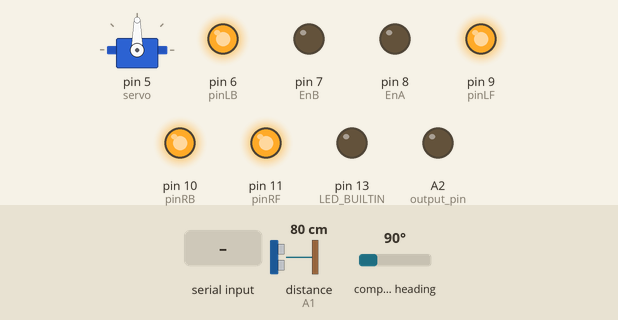
Bench run of a sketch on a simulated Arduino Uno, built with avr-gcc and run on an emulated ATmega328P. Parts: servo, output pins drawn as LEDs (lit = HIGH). The test bench sets the inputs (shaded band); at power-on: distance to the obstacle (sensor on A1) 80 cm, compass heading 90°. The echo pulse lasts 58.3 µs per cm; what the sketch prints to the serial monitor is not drawn.

Above: at 1.2 s.
1.3 s: "q:" received over Serial
At 1.46 s:
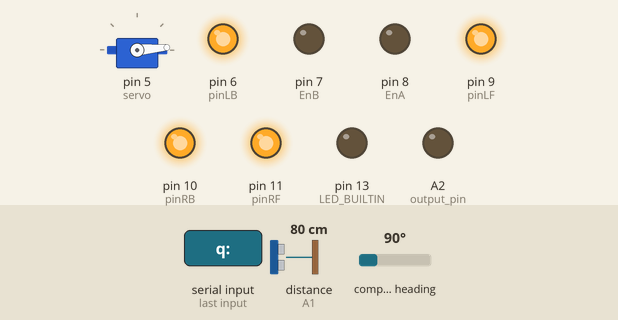
4.3 s: "w:" received over Serial
At 5.5 s:
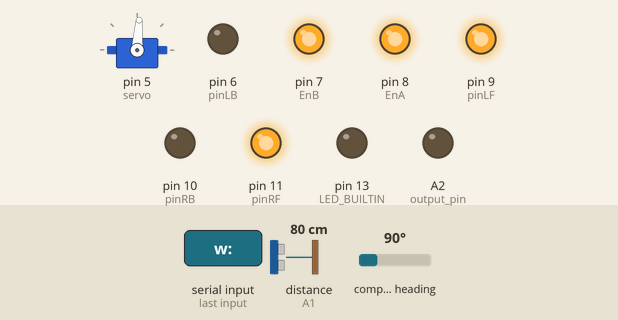
7.3 s: "c:" received over Serial
At 7.6 s:
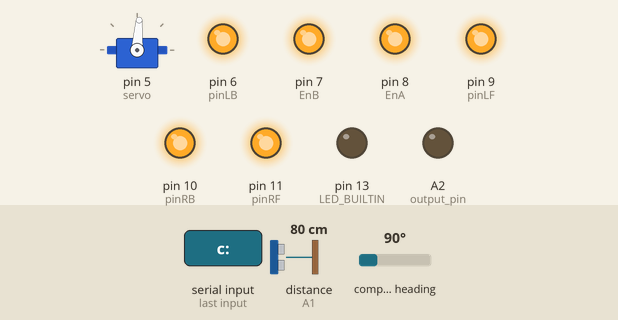
8.8 s: "a:" received over Serial
At 9.9 s:
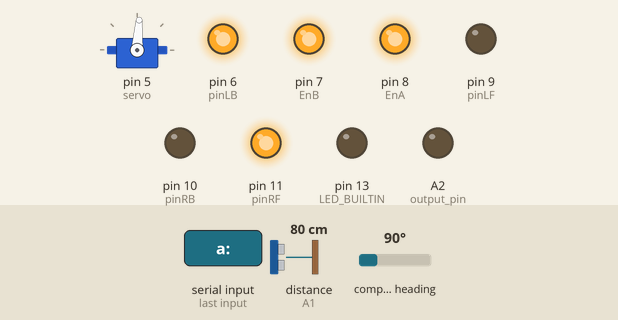
10.3 s: "s:" received over Serial
At 11.0 s:
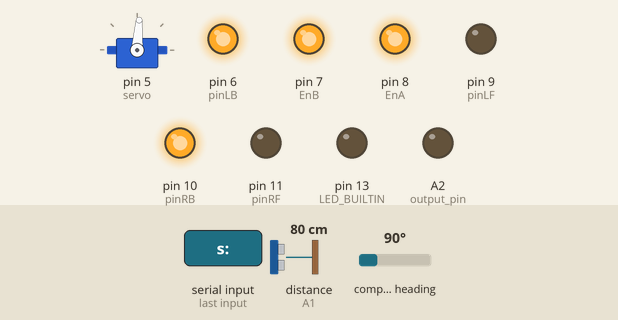
11.8 s: "d:" received over Serial
At 12.2 s:
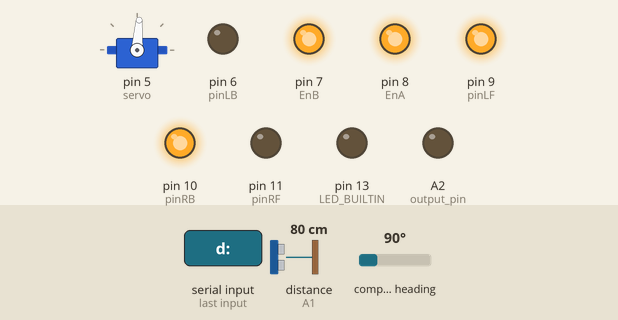
Timing chart, 0 to 14.3 s (numbered marks = the images above; inputs shaded):
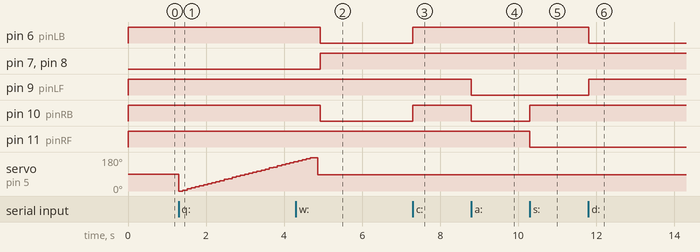

Measured:
- after the input at 1.3 s, servo on pin 5 (servo): 90° → 0° at once, → 5° 0.11 s later, → 11° 0.11 s later, → 16° 0.11 s later, … (29 changes in this stretch)
- after the input at 4.3 s, pin 6 (pinLB), pin 10 (pinRB): HIGH → LOW after 0.63 s; pin 7 (EnB), pin 8 (EnA): LOW → HIGH after 0.63 s
- after the input at 7.3 s, pin 6 (pinLB), pin 10 (pinRB): LOW → HIGH at once
- after the input at 8.8 s, pin 9 (pinLF), pin 10 (pinRB): HIGH → LOW at once
- after the input at 10.3 s, pin 10 (pinRB): LOW → HIGH at once; pin 11 (pinRF): HIGH → LOW at once
- after the input at 11.8 s, pin 6 (pinLB): HIGH → LOW at once; pin 9 (pinLF): LOW → HIGH at once

The sketch:

Robo-car.ino
```cpp
#include <Servo.h>
#include <QMC5883LCompass.h>

bool stopped = false;
int pinLB=6; // define pin6 as left back connect with IN1
int pinLF=9; // define pin9 as left forward connect with IN2
int pinRB=10; // define pin10 as right back connect with IN3
int pinRF=11; // define pin11 as right forward connect with IN4
int EnA = 8;
int EnB = 7;
int input_pin = A1;
int output_pin = A2;
int active_input = 1000;
float corrected_head_rotation = 50.f/9.f; // The applied head-rotation between each scan is 10/9 times the wanted angle, to correct for limited range in the servo
Servo servo;
QMC5883LCompass compass;

void setup()
{
   Serial.begin(9600);
   Serial.setTimeout(1);
   pinMode(pinLB,OUTPUT);
   pinMode(pinLF,OUTPUT);
   pinMode(pinRB,OUTPUT);
   pinMode(pinRF,OUTPUT);
   pinMode(EnA, OUTPUT);
   pinMode(EnB, OUTPUT);
   pinMode(LED_BUILTIN, OUTPUT);
   pinMode(input_pin, INPUT);
   pinMode(output_pin, OUTPUT);
   servo.attach(5);
   Wire.begin();
   compass.init();
   compass.setCalibration(0, 1822, 0, 2062, -2945, 0);
}
void Advance() // forward
{
   digitalWrite(pinRB,LOW);
   digitalWrite(pinRF,HIGH);
   digitalWrite(pinLB,LOW);
   digitalWrite(pinLF,HIGH);
   analogWrite(EnA, 255);
   analogWrite(EnB, 255);
}
void TurnL() //turn left
{
   digitalWrite(pinRB,LOW);
   digitalWrite(pinRF,HIGH);
   digitalWrite(pinLB,HIGH);
   digitalWrite(pinLF,LOW);
   analogWrite(EnA, 150);
   analogWrite(EnB, 150);
}
void TurnR() //turn right
{
   digitalWrite(pinRB,HIGH);
   digitalWrite(pinRF,LOW);
   digitalWrite(pinLB,LOW);
   digitalWrite(pinLF,HIGH);
   analogWrite(EnA, 150);
   analogWrite(EnB, 150);
}
void Stop() //stop
{
   digitalWrite(pinRB,HIGH);
   digitalWrite(pinRF,HIGH);
   digitalWrite(pinLB,HIGH);
   digitalWrite(pinLF,HIGH);
}
void Back() //back
{
   digitalWrite(pinRB,HIGH);
   digitalWrite(pinRF,LOW);
   digitalWrite(pinLB,HIGH);
   digitalWrite(pinLF,LOW);
   analogWrite(EnA, 180);
   analogWrite(EnB, 180);
}

float Distance() // test forward distance
{
    digitalWrite(output_pin, LOW);
    delayMicroseconds(2);
    digitalWrite(output_pin, HIGH);
    delayMicroseconds(10);
    digitalWrite(output_pin, LOW);
    float Fdistance = pulseIn(input_pin, HIGH);
    Fdistance= Fdistance/5.8/10;
    return(Fdistance);
}

void FloatToBytes(float val,byte* bytes_array){
  // Create union of shared memory space
  union {
    float float_variable;
    byte temp_array[4];
  } u;
  // Overite bytes of union with float variable
  u.float_variable = val;
  // Assign bytes to input array
  memcpy(bytes_array, u.temp_array, 4);
}

float CorrectAngle(float angle, bool not_differential = true)
{
    return (angle-12*not_differential) * 10 / 9;
}

template <typename value>
void Verify(value to_print)
{
    Serial.print("V:Verify ");
    Serial.print(to_print);
    Serial.println(":");
}

void loop()
{
    String in = "";
    if (Serial.available())
    {
        in = Serial.readStringUntil(':');
        const char* input = in.c_str();
        if (*input != 0 && *input != active_input)
        {
            active_input = *input;
            Verify(active_input);
        }
    }

    if (active_input == 'w') //forward
    {
        Advance();
        stopped = false;
    }
    else if (active_input =='a') //turn left
    {
        TurnL();
        stopped = false;
    }
    else if (active_input =='s') //turn right
    {
        Back();
        stopped = false;
    }
    else if (active_input =='d') //backwards
    {
        TurnR();
        stopped = false;
    }
    else if (active_input =='q') //scan at compass directions divisible by 5
    {
        Stop();
        compass.read();
        int direction = compass.getAzimuth();
        float initial_angle = CorrectAngle(direction%5, false);

        int num_scans = ceil((180-initial_angle)/corrected_head_rotation);
        byte distances[4*num_scans];
        byte dist[4];
        for(int i = 0; i < num_scans; i++)
        {
            servo.write(initial_angle + i * corrected_head_rotation);
            FloatToBytes(Distance(), dist);
            for (int j= 0; j<4; j++)
            {
                distances[4*i + j] = dist[j];
            }
            delay(100);
        }
        Serial.print("D:");
        Serial.print(direction);
        Serial.print(":");
        Serial.print(num_scans);
        Serial.print(":");
        Serial.write(distances, 4*num_scans);
        Serial.println(":");
        servo.write(CorrectAngle(90));
        Serial.flush();
        active_input = 1000;
    }
    else if (active_input == 'c') //return compass Azimuth
    {
        Stop();
        compass.read();
        Serial.print("C:");
        Serial.print(compass.getAzimuth());
        Serial.print(":");
        delay(500);
        active_input = 1000;
    }
    else if (!stopped) //stop
    {
        Stop();
        stopped = true;
    }

    //delay(20);
}
```

Robo_car_BT.ino
```cpp
// #include <SoftwareSerial.h>
// #include <Servo.h>
// #include <QMC5883LCompass.h>

// bool stopped = false;
// int pinLB=6; // define pin6 as left back connect with IN1
// int pinLF=9; // define pin9 as left forward connect with IN2
// int pinRB=10; // define pin10 as right back connect with IN3
// int pinRF=11; // define pin11 as right forward connect with IN4
// int EnA = 8;
// int EnB = 7;
// int input_pin = A1;
// int output_pin = A2;
// int active_input = 1000;
// SoftwareSerial mySerial(2,3);
// Servo servo;
// QMC5883LCompass compass;

// void setup()
// {
//    mySerial.begin(9600);
//    mySerial.setTimeout(1);
//    pinMode(pinLB,OUTPUT);
//    pinMode(pinLF,OUTPUT);
//    pinMode(pinRB,OUTPUT);
//    pinMode(pinRF,OUTPUT);
//    pinMode(EnA, OUTPUT);
//    pinMode(EnB, OUTPUT);
//    pinMode(LED_BUILTIN, OUTPUT);
//    pinMode(input_pin, INPUT);
//    pinMode(output_pin, OUTPUT);
//    servo.attach(5);
//    Wire.begin();
//    compass.init();
//    compass.setCalibration(0, 1710, 0, 2116, -2132, 0);
// }
// void Advance() // forward
// {
//    digitalWrite(pinRB,LOW);
//    digitalWrite(pinRF,HIGH);
//    digitalWrite(pinLB,LOW);
//    digitalWrite(pinLF,HIGH);
//    analogWrite(EnA, 255);
//    analogWrite(EnB, 255);
// }
// void TurnL() //turn left
// {
//    digitalWrite(pinRB,LOW);
//    digitalWrite(pinRF,HIGH);
//    digitalWrite(pinLB,HIGH);
//    digitalWrite(pinLF,LOW);
//    analogWrite(EnA, 150);
//    analogWrite(EnB, 150);
// }
// void TurnR() //turn right
// {
//    digitalWrite(pinRB,HIGH);
//    digitalWrite(pinRF,LOW);
//    digitalWrite(pinLB,LOW);
//    digitalWrite(pinLF,HIGH);
//    analogWrite(EnA, 150);
//    analogWrite(EnB, 150);
// }
// void Stop() //stop
// {
//    digitalWrite(pinRB,HIGH);
//    digitalWrite(pinRF,HIGH);
//    digitalWrite(pinLB,HIGH);
//    digitalWrite(pinLF,HIGH);
// }
// void Back() //back
// {
//    digitalWrite(pinRB,HIGH);
//    digitalWrite(pinRF,LOW);
//    digitalWrite(pinLB,HIGH);
//    digitalWrite(pinLF,LOW);
//    analogWrite(EnA, 180);
//    analogWrite(EnB, 180);
// }

// float Distance() // test forward distance
// {
//     digitalWrite(output_pin, LOW);
//     delayMicroseconds(2);
//     digitalWrite(output_pin, HIGH);
//     delayMicroseconds(10);
//     digitalWrite(output_pin, LOW);
//     float Fdistance = pulseIn(input_pin, HIGH);
//     Fdistance= Fdistance/5.8/10;
//     return(Fdistance);
// }

// void FloatToBytes(float val,byte* bytes_array){
//   // Create union of shared memory space
//   union {
//     float float_variable;
//     byte temp_array[4];
//   } u;
//   // Overite bytes of union with float variable
//   u.float_variable = val;
//   // Assign bytes to input array
//   memcpy(bytes_array, u.temp_array, 4);
// }

// void loop()
// {
//     String in = "";
//     if (mySerial.available())
//     {
//         in = mySerial.readStringUntil(':');
//         const char* input = in.c_str();
//         if (input != 0 && *input != active_input)
//         {
//             active_input = *input;
//             mySerial.print("V:Verify ");
//             mySerial.print(active_input);
//             mySerial.println(":");
//         }
//     }

//     if (active_input == 'w')
//     {
//         Advance();
//         stopped = false;
//     }
//     else if (active_input =='a')
//     {
//         TurnL();
//         stopped = false;
//     }
//     else if (active_input =='s')
//     {
//         Back();
//         stopped = false;
//     }
//     else if (active_input =='d')
//     {
//         TurnR();
//         stopped = false;
//     }
//     else if (active_input =='q')
//     {
//         Stop();
//         byte distances[4*37];
//         byte dist[4];
//         for(int i=0; i < 37; i++)
//         {
//             servo.write(5*i);
//             FloatToBytes(Distance(), dist);
//             for (int j= 0; j<4; j++)
//             {
//                 distances[4*i + j] = dist[j];
//             }
//             delay(100);
//         }
//         mySerial.print("D:");
//         mySerial.write(distances, 148);
//         mySerial.println(":");
//         servo.write(90);
//         mySerial.flush();
//         active_input = 1000;
//     }
//     else if (active_input == 'c')
//     {
//         Stop();
//         compass.read();
//         mySerial.print(compass.getAzimuth());
//         delay(500);
//         active_input = 1000;
//     }
//         else if (!stopped)
//     {
//         Stop();
//         stopped = true;
//     }

//     //delay(20);
// }
```

Servo_test.ino
```cpp
// #include <Servo.h>

// Servo servo;
// float angle = 0;
// int active_input;
// float shift = 5;
// float initial_shift = 0;

// void setup()
// {
//     Serial.begin(9600);
//     servo.attach(5);
// }

// void ShiftAngle(float angle)
// {
//     servo.write(angle);
// }

// float CorrectAngle(float angle, bool not_differential = true)
// {
//     return (angle-12*not_differential) * 10 / 9;
// }

// void loop()
// {
//     String in = "";
//     const char* input;
//     if (Serial.available())
//     {
//         in = Serial.readStringUntil(':');
//         input = in.c_str();
//         if (*input != 0 && *input != active_input)
//         {
//             active_input = *input;
//             Serial.print("V:Verify ");
//             Serial.print(active_input);
//             Serial.println(":");
//             Serial.flush();
//         }
//     }
//     if (*input == 't')
//     {
//         ShiftAngle(angle);
//         angle += CorrectAngle(shift, false);
//         if (angle >= 180)
//         {
//             angle = 0;
//         }
//     }
//     if (*input == 'q')
//     {
//         delay(50);
//         if (Serial.available())
//         {
//             String classifier = Serial.readStringUntil(':');
//             initial_shift = classifier.toFloat();
//             Serial.print("V:Verify ");
//             Serial.print(initial_shift);
//             Serial.println(":");
//         }
//         for(int i = CorrectAngle(initial_shift); i <= 180; i+=50/9)
//         {
//             servo.write(i);
//             delay(100);
//         }
//         servo.write(CorrectAngle(90));
//     }
// }
```
